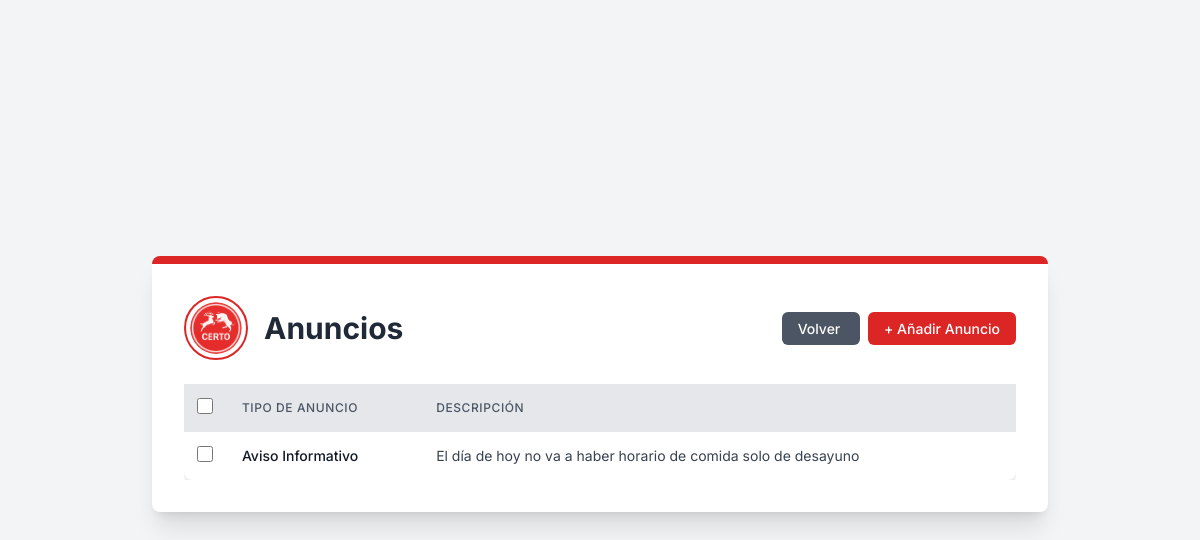
The page /comedor/ads/ (signed in) on the database as committed earlier.
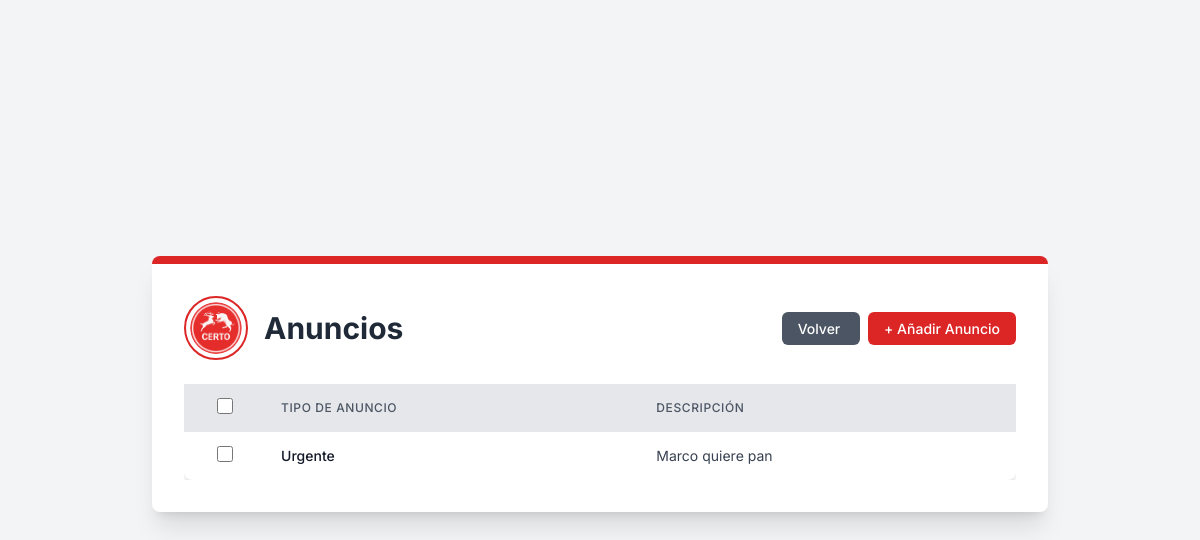
The same page on the database as committed later.
### comedor/models.py (models this page shows, shortened)
class Noticias(models.Model):
    titulo = models.CharField(max_length=100)
    contenido = models.TextField()
    activo = models.BooleanField(default=True)
    autor = models.ForeignKey(Usuarios, on_delete=models.CASCADE)
    fecha = models.DateField(auto_now=True)

### comedor/views.py (the view)
# urls.py: path("ads/", views.ads, name="ads"),
def ads(request):
    if request.user.is_authenticated:
        noticiaList = Noticias.objects.all()
        return render(request, 'Ads/ads_list_view.html', {'noticias': noticiaList})
    else:
        return redirect('core:signInUp')

### comedor/templates/Ads/ads_list_view.html (shortened to what this page needs)
{% extends "main.html" %} {% load static %}{% block content %}
    <div
      class="bg-white p-8 rounded-lg shadow-xl max-w-4xl w-full border-t-8 border-primary-red mb-8"
    >
      <div class="flex flex-col md:flex-row items-center justify-between mb-6">
        <div class="flex items-center mb-4 md:mb-0">
          <img
            src="{% static 'img/logos/logo.png' %}"
            alt="Logo de la Cafetería Certo"
            class="w-16 h-16 rounded-full border-2 border-primary-red p-1 object-cover mr-4"
          />
          <h1 class="text-3xl font-bold text-gray-800">
            Anuncios
          </h1>
        </div>
        <div class="text-right">
          <a
            href="/core/dashboard"
            class="px-4 py-2 text-sm font-medium text-white bg-gray-600 rounded-md hover:bg-gray-700 transition duration-300 ease-in-out mr-2"
          >
            Volver
        </a>
          <a
            href="{% url 'comedor:createAds' %}"
            class="px-4 py-2 text-sm font-medium text-white bg-primary-red rounded-md hover:bg-red-700 transition duration-300 ease-in-out"
          >
            + Añadir Anuncio
          </a>
        </div>
      </div>
    <div class="overflow-x-auto">
    <form
      id="deleteForm"
      method="post"
      action="{% url 'core:bulk_delete' 'ads' 'comedor:ads' %}"
    >
      <table class="min-w-full bg-white rounded-lg shadow-custom">
        <thead class="bg-gray-200">
          <tr>
            <th class="py-3 px-2 text-center">
              <input
                type="checkbox"
                id="selectAll"
                class="form-checkbox h-4 w-4 text-primary-red"
              />
            </th>
            <th
              class="py-3 px-4 text-left text-xs font-medium text-gray-600 uppercase tracking-wider"
            >
              Tipo de Anuncio
            </th>
            <th
              class="py-3 px-4 text-left text-xs font-medium text-gray-600 uppercase tracking-wider"
            >
              Descripción
            </th>
          </tr>
        </thead>
        <tbody class="divide-y divide-gray-200">
          {% for noticia in noticias %}
          <tr class="hover:bg-gray-50 cursor-pointer" onclick="window.location.href='{% url 'comedor:createAds' %}?id={{ noticia.id }}'">
            <td class="py-3 px-2 text-center">
              <input
                type="checkbox"
                name="selected_ids"
                value="{{ noticia.id }}"
                class="rowCheckbox form-checkbox h-4 w-4 text-primary-red"
                onclick="event.stopPropagation();"
              />
            </td>
            <td
              class="py-3 px-4 whitespace-nowrap text-sm font-medium text-gray-900"
            >
              {{ noticia.titulo }}
            </td>
            <td class="py-3 px-4 whitespace-nowrap text-sm text-gray-700">
              {{ noticia.contenido }}
            </td>
          </tr>
          {% endfor %}
        </tbody>
      </table>
    </div>
    </div>
{% endblock %}

### core/templates/main.html (shortened to what this page needs)
{% load static %}
<!DOCTYPE html>
<html lang="es">
  <head>
    <script src="https://cdn.tailwindcss.com"></script>
    <link rel="stylesheet" href="{% static 'css/main.css' %}" />
  </head>
  <body class="flex items-center justify-center min-h-screen p-4">
    {% block content %} {% endblock %}
  </body>
</html>

### static/css/main.css (style rules this page uses)
body { font-family: "Inter", sans-serif; background-color: #f3f4f6; }
.bg-primary-red { background-color: #dc2626; }
.text-primary-red { color: #dc2626; }
.border-primary-red { border-color: #dc2626; }
.shadow-custom { box-shadow: 0 4px 6px -1px rgba(0, 0, 0, 0.1), 0 2px 4px -1px rgba(0, 0, 0, 0.06); }

Rows that differ between the two databases and show on the page:
removed Noticias: titulo "Aviso Informativo", contenido "El día de hoy no va a haber horario de comida solo de desayuno"
added Noticias: titulo "Urgente", contenido "Marco quiere pan"
